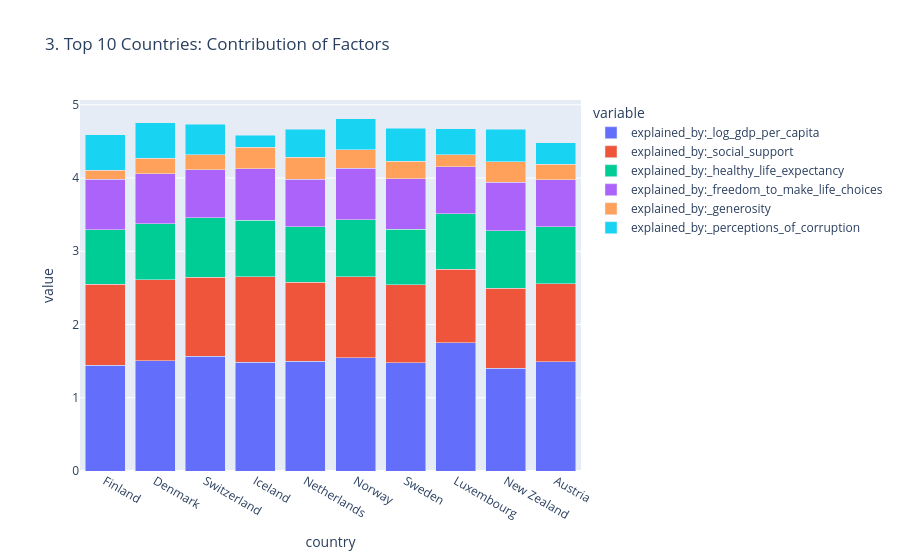

The cell this chart's notebook holds for it:
### Code cell
# 3. Top 10 Countries' Factor Contributions
if all(col in df_2021.columns for col in ["country", "happiness_score"]):
    factors = [c for c in df_2021.columns if 'explained_by:' in c]
    if factors:
        top_10 = df_2021.sort_values("happiness_score", ascending=False).head(10)
        fig3 = px.bar(top_10, x="country", y=factors, 
                     title="3. Top 10 Countries: Contribution of Factors", 
                     barmode="stack")
        fig3.show()

### Figure 1 — Plotly figure (JSON) as saved in the notebook; plotly's stock layout.template omitted (floating-point values rounded to 4 significant figures)
{"data": [{"alignmentgroup": "True", "hovertemplate": "variable=explained_by:_log_gdp_per_capita<br>country=%{x}<br>value=%{y}<extra></extra>", "legendgroup": "explained_by:_log_gdp_per_capita", "marker": {"color": "#636efa", "pattern": {"shape": ""}}, "name": "explained_by:_log_gdp_per_capita", "offsetgroup": "explained_by:_log_gdp_per_capita", "orientation": "v", "showlegend": true, "textposition": "auto", "type": "bar", "x": ["Finland", "Denmark", "Switzerland", "Iceland", "Netherlands", "Norway", "Sweden", "Luxembourg", "New Zealand", "Austria"], "xaxis": "x", "y": [1.446, 1.502, 1.566, 1.482, 1.501, 1.543, 1.478, 1.751, 1.4, 1.492], "yaxis": "y"}, {"alignmentgroup": "True", "hovertemplate": "variable=explained_by:_social_support<br>country=%{x}<br>value=%{y}<extra></extra>", "legendgroup": "explained_by:_social_support", "marker": {"color": "#EF553B", "pattern": {"shape": ""}}, "name": "explained_by:_social_support", "offsetgroup": "explained_by:_social_support", "orientation": "v", "showlegend": true, "textposition": "auto", "type": "bar", "x": ["Finland", "Denmark", "Switzerland", "Iceland", "Netherlands", "Norway", "Sweden", "Luxembourg", "New Zealand", "Austria"], "xaxis": "x", "y": [1.106, 1.108, 1.079, 1.172, 1.079, 1.108, 1.062, 1.003, 1.094, 1.062], "yaxis": "y"}, {"alignmentgroup": "True", "hovertemplate": "variable=explained_by:_healthy_life_expectancy<br>country=%{x}<br>value=%{y}<extra></extra>", "legendgroup": "explained_by:_healthy_life_expectancy", "marker": {"color": "#00cc96", "pattern": {"shape": ""}}, "name": "explained_by:_healthy_life_expectancy", "offsetgroup": "explained_by:_healthy_life_expectancy", "orientation": "v", "showlegend": true, "textposition": "auto", "type": "bar", "x": ["Finland", "Denmark", "Switzerland", "Iceland", "Netherlands", "Norway", "Sweden", "Luxembourg", "New Zealand", "Austria"], "xaxis": "x", "y": [0.741, 0.763, 0.816, 0.772, 0.753, 0.782, 0.763, 0.76, 0.785, 0.782], "yaxis": "y"}, {"alignmentgroup": "True", "hovertemplate": "variable=explained_by:_freedom_to_make_life_choices<br>country=%{x}<br>value=%{y}<extra></extra>", "legendgroup": "explained_by:_freedom_to_make_life_choices", "marker": {"color": "#ab63fa", "pattern": {"shape": ""}}, "name": "explained_by:_freedom_to_make_life_choices", "offsetgroup": "explained_by:_freedom_to_make_life_choices", "orientation": "v", "showlegend": true, "textposition": "auto", "type": "bar", "x": ["Finland", "Denmark", "Switzerland", "Iceland", "Netherlands", "Norway", "Sweden", "Luxembourg", "New Zealand", "Austria"], "xaxis": "x", "y": [0.691, 0.686, 0.653, 0.698, 0.647, 0.703, 0.685, 0.639, 0.665, 0.64], "yaxis": "y"}, {"alignmentgroup": "True", "hovertemplate": "variable=explained_by:_generosity<br>country=%{x}<br>value=%{y}<extra></extra>", "legendgroup": "explained_by:_generosity", "marker": {"color": "#FFA15A", "pattern": {"shape": ""}}, "name": "explained_by:_generosity", "offsetgroup": "explained_by:_generosity", "orientation": "v", "showlegend": true, "textposition": "auto", "type": "bar", "x": ["Finland", "Denmark", "Switzerland", "Iceland", "Netherlands", "Norway", "Sweden", "Luxembourg", "New Zealand", "Austria"], "xaxis": "x", "y": [0.124, 0.208, 0.204, 0.293, 0.302, 0.249, 0.244, 0.166, 0.276, 0.215], "yaxis": "y"}, {"alignmentgroup": "True", "hovertemplate": "variable=explained_by:_perceptions_of_corruption<br>country=%{x}<br>value=%{y}<extra></extra>", "legendgroup": "explained_by:_perceptions_of_corruption", "marker": {"color": "#19d3f3", "pattern": {"shape": ""}}, "name": "explained_by:_perceptions_of_corruption", "offsetgroup": "explained_by:_perceptions_of_corruption", "orientation": "v", "showlegend": true, "textposition": "auto", "type": "bar", "x": ["Finland", "Denmark", "Switzerland", "Iceland", "Netherlands", "Norway", "Sweden", "Luxembourg", "New Zealand", "Austria"], "xaxis": "x", "y": [0.481, 0.485, 0.413, 0.17, 0.384, 0.427, 0.448, 0.353, 0.445, 0.292], "yaxis": "y"}], "layout": {"barmode": "stack", "legend": {"title": {"text": "variable"}, "tracegroupgap": 0}, "title": {"text": "3. Top 10 Countries: Contribution of Factors"}, "xaxis": {"anchor": "y", "domain": [0, 1], "title": {"text": "country"}}, "yaxis": {"anchor": "x", "domain": [0, 1], "title": {"text": "value"}}}}
